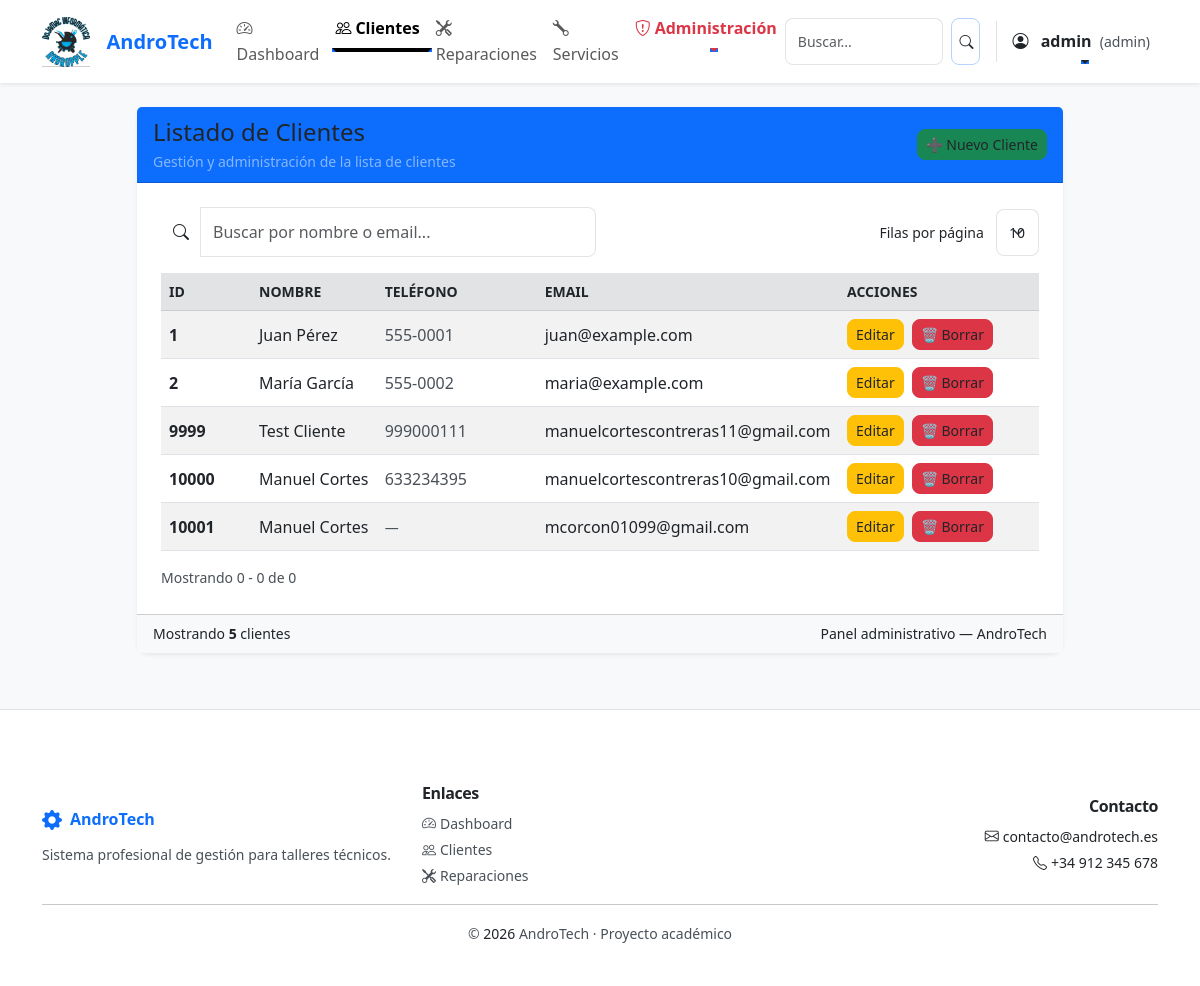
Before: /clientes (signed in) with the older database file.
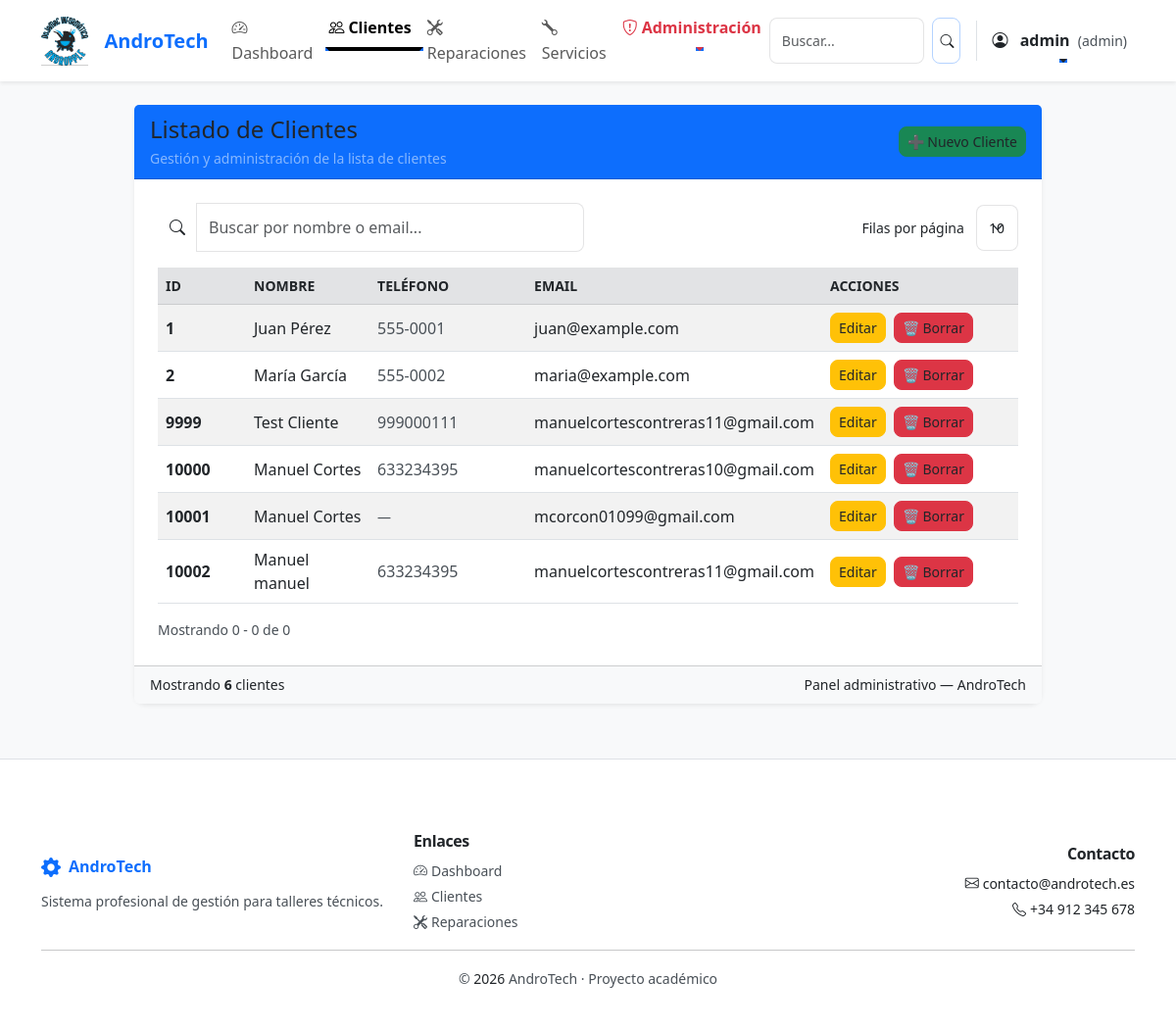
After: the same page with the newer database file.
### tables this page shows
CREATE TABLE clientes (
    id INTEGER PRIMARY KEY AUTOINCREMENT,
    nombre TEXT NOT NULL,
    telefono TEXT,
    email TEXT,
    direccion TEXT
);

### app.py (the view)
@app.route("/clientes")
@login_required
def clientes():
    conn = get_db()
    clientes = conn.execute("SELECT * FROM clientes").fetchall()
    conn.close()
    return render_template("clientes.html", clientes=clientes)

### app.py (called while the page is built)
@app.before_request
def make_session_permanent():
    session.permanent = True

@app.before_request
def ensure_csrf_token():
    if 'csrf_token' not in session:
        session['csrf_token'] = secrets.token_urlsafe(16)

@app.context_processor
def inject_csrf_token():
    return dict(csrf_token=session.get('csrf_token'))

### auth.py (called while the page is built)
def login_required(f):
    @wraps(f)
    def decorated_function(*args, **kwargs):
        if 'usuario' not in session:
            flash('Debes iniciar sesión para acceder a esta página.', 'danger')
            return redirect(url_for('login'))
        return f(*args, **kwargs)
    return decorated_function

### db.py (called while the page is built)
def get_db():
    conn = sqlite3.connect("database/andro_tech.db")
    conn.row_factory = sqlite3.Row
    return conn

### utils/security.py (called while the page is built)
def ensure_csrf_token():
    if 'csrf_token' not in session:
        session['csrf_token'] = secrets.token_urlsafe(16)

def inject_csrf_token():
    return dict(csrf_token=session.get('csrf_token'))

### templates/clientes.html (shortened to what the changed rows need)
{% extends "base.html" %}
{% block content %}
<div class="row justify-content-center py-4">
    <div class="col-xl-10 col-lg-11 col-md-12">
        <div class="card shadow-sm border-0">
            <div class="card-body">
                <div class="table-responsive" id="clientes-table-wrap">
                    <table id="clientes-table" class="table table-striped table-hover align-middle mb-0">
                        <thead class="table-secondary small text-uppercase text-secondary">
                        <tr>
                            <th style="width:90px;">ID</th>
                            <th>Nombre</th>
                            <th style="width:160px;">Teléfono</th>
                            <th>Email</th>
                            <th style="width:200px;">Acciones</th>
                        </tr>
                        </thead>
                        <tbody>
                        {% for c in clientes %}
                        <tr>
                            <td class="fw-semibold">{{ c.id }}</td>
                            <td>{{ c.nombre }}</td>
                            <td>
                                {% if c.telefono %}
                                    <span class="text-muted">{{ c.telefono }}</span>
                                {% else %}
                                    <span class="text-muted small">—</span>
                                {% endif %}
                            </td>
                            <td>{{ c.email if c.email else '-' }}</td>
                            <td>
                                <a href="/clientes/editar/{{ c.id }}" class="btn btn-warning btn-sm me-1">Editar</a>
                                {% if session.rol == 'admin' %}
                                <button type="button" class="btn btn-danger btn-sm" data-bs-toggle="modal" data-bs-target="#confirmBorrarModal"
                                        onclick="setConfirmData('/clientes/borrar/{{ c.id }}', 'Borrar Cliente', '¿Estás seguro de que deseas borrar este cliente ({{ c.nombre }}) y todos sus registros? Esta acción no se puede deshacer.')">
                                    🗑️ Borrar
                                </button>
                                {% endif %}
                            </td>
                        </tr>
                        {% endfor %}
                        </tbody>
                    </table>
                </div>
            </div>
            <div class="card-footer bg-light small text-muted d-flex justify-content-between align-items-center">
                <div>Mostrando <strong>{{ clientes|length }}</strong> clientes</div>
            </div>
        </div>
    </div>
</div>
{% endblock %}

Changed rows visible on the page:
added clientes: id "10002", nombre "Manuel manuel", telefono "633234395", email "manuelcortescontreras11@gmail.com"
Other visible differences:
{{ clientes|length }}: "5" → "6"
